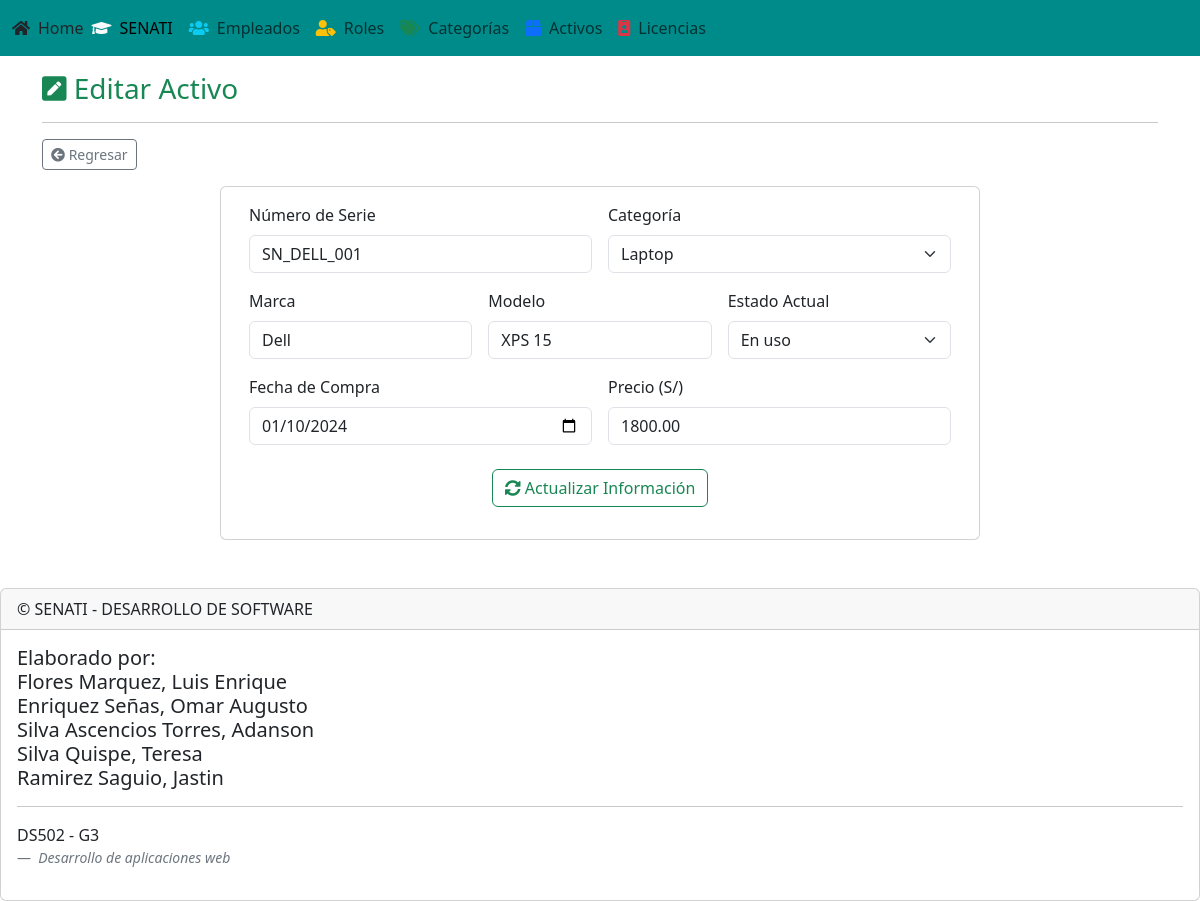
/pages/view/activos/editar_activos.php?idact=1, run on the app's committed database.
### tables this page shows
CREATE TABLE IF NOT EXISTS `activos` (
  `id_activo` INT AUTO_INCREMENT PRIMARY KEY,
  `id_categoria` INT NOT NULL,
  `serial_number` VARCHAR(255) NOT NULL UNIQUE,
  `marca` VARCHAR(100) NULL,
  `modelo` VARCHAR(100) NULL,
  `fecha_compra` DATE NULL,
  `precio` DECIMAL(10, 2) NULL,
  `estado` ENUM('En uso', 'Almacenado', 'Mantenimiento', 'Baja') DEFAULT 'Almacenado',
  FOREIGN KEY (`id_categoria`) REFERENCES `categorias_activo` (`id_categoria`)
);

### pages/model/crudactivos.php (called while the page is built, shortened)
<?php
class CRUDActivos extends Conexion {
    public function BuscarActivoPorId($id_activo) {
        $cn = $this->Conectar();
        $sql = "call sp_buscar_activo_por_id(:id)";
        $snt = $cn->prepare($sql);
        $snt->bindParam(":id", $id_activo);
        $snt->execute();
        $activo = $snt->fetch();
        return $activo;
    }
}
?>

### pages/model/crudcategoria.php (called while the page is built, shortened)
<?php
class CRUDCategoria extends Conexion {
    public function ListarCategoria() {
        $cn = $this->Conectar();
        $sql = "call sp_listar_categorias()";
        $snt = $cn->prepare($sql);
        $snt->execute();
        $arr_cat = $snt->fetchAll();
        return $arr_cat;
    }
}
?>

### pages/view/activos/editar_activos.php (the view, shortened to what this page needs)
<?php
$crudactivos = new CRUDActivos();
$crudcategoria = new CRUDCategoria();
$rs_categorias = $crudcategoria->ListarCategoria();
$id_act = $_GET['idact'];
$activo_actual = $crudactivos->BuscarActivoPorId($id_act);
include("../../template/header.php");
include("../../template/menubar.php");
?>
<div class="container mt-3">
    <header>
        <h3 class="text-success"><i class="fas fa-pen-square"></i> Editar Activo</h3>
        <hr/>
    </header>
    <nav class="mb-3">
        <a href="listar_activos.php" class="btn btn-outline-secondary btn-sm">
            <i class="fas fa-arrow-circle-left"></i> Regresar
        </a>
    </nav>
    <section>
        <article>
            <div class="row justify-content-center">
                <div class="card col-md-8">
                    <div class="card-body">
                        <form id="frm_editar_act" name="frm_editar_act" method="post"
                              action="../../controller/ctr_grabar_activo.php" autocomplete="off">
                            <div class="row g-3">
                                <div class="col-md-6">
                                    <label for="txt_serial" class="form-label">Número de Serie</label>
                                    <input type="text" class="form-control" id="txt_serial" name="txt_serial"
                                           maxlength="255" readonly
                                           value="<?= $activo_actual->serial_number ?>">
                                </div>
                                <div class="col-md-6">
                                    <label for="cbo_id_cat" class="form-label">Categoría</label>
                                    <select class="form-select" id="cbo_id_cat" name="cbo_id_cat" required>
                                        <?php
                                        foreach ($rs_categorias as $cat) {
                                            $selected = ($cat->id_categoria == $activo_actual->id_categoria) ? 'selected' : '';
                                            echo "<option value=\"{$cat->id_categoria}\" {$selected}>{$cat->nombre_categoria}</option>";
                                        }
                                        ?>
                                    </select>
                                </div>
                                <div class="col-md-4">
                                    <label for="txt_marca" class="form-label">Marca</label>
                                    <input type="text" class="form-control" id="txt_marca" name="txt_marca"
                                           maxlength="100" value="<?= $activo_actual->marca ?>">
                                </div>
                                <div class="col-md-4">
                                    <label for="txt_modelo" class="form-label">Modelo</label>
                                    <input type="text" class="form-control" id="txt_modelo" name="txt_modelo"
                                           maxlength="100" value="<?= $activo_actual->modelo ?>">
                                </div>
                                <div class="col-md-4">
                                    <label for="cbo_estado" class="form-label">Estado Actual</label>
                                    <select class="form-select" id="cbo_estado" name="cbo_estado" required>
                                        <?php
                                        $estados = ['En uso', 'Almacenado', 'Mantenimiento', 'Baja'];
                                        foreach ($estados as $estado) {
                                            $selected = ($estado == $activo_actual->estado) ? 'selected' : '';
                                            echo "<option value=\"{$estado}\" {$selected}>{$estado}</option>";
                                        }
                                        ?>
                                    </select>
                                </div>
                                <div class="col-md-6">
                                    <label for="txt_fecha_compra" class="form-label">Fecha de Compra</label>
                                    <input type="date" class="form-control" id="txt_fecha_compra" name="txt_fecha_compra"
                                           value="<?= $activo_actual->fecha_compra ?>">
                                </div>
                                <div class="col-md-6">
                                    <label for="txt_precio" class="form-label">Precio (S/)</label>
                                    <input type="number" step="0.01" class="form-control" id="txt_precio" name="txt_precio"
                                           min="0" value="<?= $activo_actual->precio ?>">
                                </div>
                            </div>
                            <div class="text-center mt-4">
                                <button type="submit" class="btn btn-outline-success" id="btn_actualizar" name="btn_actualizar">
                                    <i class="fas fa-sync-alt"></i> Actualizar Información
                                </button>
                            </div>
                        </form>
                    </div>
                </div>
            </div>
        </article>
    </section>
</div>
<?php
include("../../template/footer.php");
?>

### data on the page
activos: txt_serial "SN_DELL_001", txt_marca "Dell", txt_modelo "XPS 15", txt_fecha_compra "01/10/2024", txt_precio "1800.00"

### other printed values
form field cbo_id_cat "Laptop"
form field cbo_estado "En uso"
